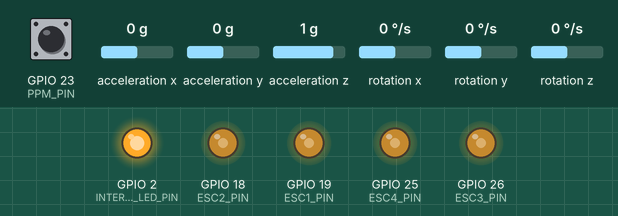
The sketch below on a simulated ESP32. On the bench: output pins drawn as LEDs (lit = HIGH). Wiring (inferred from the names in the program): MPU-6050 motion sensor at I2C address 0x68. The test bench sets the inputs (shaded band); at power-on: GPIO 23 (PPM_PIN) HIGH, acceleration x 0 g, acceleration y 0 g, acceleration z 1 g, rotation x 0 °/s, rotation y 0 °/s, rotation z 0 °/s. EEPROM starts erased; raw I2C reads return 0.

Above: at 0.2 s.
At 18.3 s:
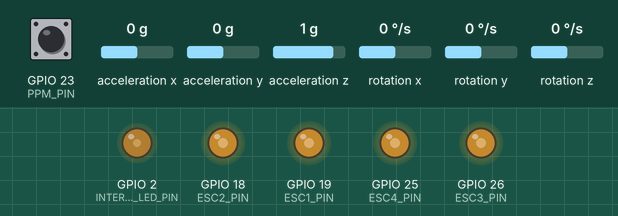
Timing chart, 0 to 19.8 s (numbered marks = the images above):
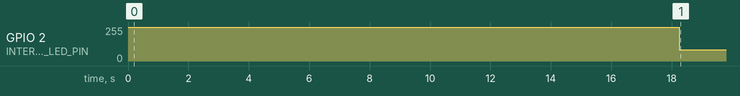

Measured:
- by itself, GPIO 2 (INTERNAL_LED_PIN): 255/255 → 83/255 at 18.2 s

The sketch:

angle_mode_v3.ino
```cpp
#include <Wire.h>
#include <Preferences.h>
#include "driver/mcpwm.h"

#define x 0
#define y 1
#define z 2

#define INTERNAL_LED_PIN 2
#define RC_CH_COUNT 6

// Addresses
#define IMU_ADDR 0x68
#define MAG_ADDR 0x2C

constexpr float loop_cycle = 0.002f;
constexpr uint16_t loop_cycle_us = 2000;
constexpr uint8_t pid_max_op = 400;

#define CH1 0
#define CH2 1
#define CH3 2
#define CH4 3
#define CH5 4
#define CH6 5

#define PPM_PIN 23

volatile uint16_t radio[RC_CH_COUNT] = { 1500, 1500, 1000, 1500, 1000, 1000 };
float radio_filtered[RC_CH_COUNT] = { 1500.0f, 1500.0f, 1000.0f, 1500.0f, 1000.0f, 1000.0f };
volatile uint8_t channel_index;
volatile int64_t ppm_last_rise_time;
portMUX_TYPE mux = portMUX_INITIALIZER_UNLOCKED;

#define ESC1_PIN 19
#define ESC2_PIN 18
#define ESC3_PIN 26
#define ESC4_PIN 25

int esc1, esc2, esc3, esc4;

constexpr float accel_scale = 0.0002441;  // 1 / 4096 -> 7 digits
constexpr float gyro_scale = 0.0152671;   // 1 / 65.5 -> 7 digits

constexpr float p_roll_angle = 1.6f, p_pitch_angle = p_roll_angle, p_yaw_angle = 0.0f;

// P rate is stable at 0.65 - Do not change
// D rate is stable at 0.008
// I rate is stable at 0.08
constexpr float p_roll_rate = 0.65f, i_roll_rate = 0.08f, d_roll_rate = 0.008f;
constexpr float p_pitch_rate = p_roll_rate, i_pitch_rate = i_roll_rate, d_pitch_rate = d_roll_rate;

constexpr float p_yaw_rate = 1.5f, i_yaw_rate = 3.0f, d_yaw_rate = 0.0f;

int16_t rgx, rgy, rgz, rax, ray, raz, rmx, rmy, rmz, rvx, rvy, rvz;
float gx, gy, gz, ax, ay, az, mx, my, mz, vx, vy, vz;

// Tracking rates are necessary
float prev_gx, prev_gy, prev_gz, prev_vx, prev_vy, prev_vz;

float gyro_offsets[3], accel_offsets[3];
float mag_offsets[3], mag_scales[3];

float roll_angle, pitch_angle, yaw_angle;
float roll_angle_uncertainity = 4.0f, pitch_angle_uncertainity = 4.0f, yaw_angle_uncertainity = 4.0f;

float desired_roll_rate, desired_pitch_rate, desired_yaw_rate, desired_throttle;
float desired_roll_angle, desired_pitch_angle, desired_yaw_angle;

float desired_vx, desired_vy, desired_vz;

float adjusted_roll_rate, adjusted_pitch_rate, adjusted_yaw_rate, adjusted_throttle;

float error_roll_rate, error_pitch_rate, error_yaw_rate;
float error_roll_angle, error_pitch_angle, error_yaw_angle;

float prev_error_roll_rate, prev_error_pitch_rate, prev_error_yaw_rate;
float prev_error_roll_angle, prev_error_pitch_angle, prev_error_yaw_angle;

float prev_i_term_roll_rate, prev_i_term_pitch_rate, prev_i_term_yaw_rate;
float prev_i_term_roll_angle, prev_i_term_pitch_angle, prev_i_term_yaw_angle;

constexpr float mag_declination = -0.25f;

int64_t loop_time, mag_read_time, baro_read_time;

Preferences prefs;
// States
enum STATES { UNARMED,
              SAFETY_TRIP,
              ARMED };

STATES state = UNARMED;

enum FLIGHT_MODES { ANGLE_MODE,
                    ACRO_MODE };

FLIGHT_MODES mode = ACRO_MODE;

void IRAM_ATTR radio_ppm_isr() {
  int64_t current_time = esp_timer_get_time();
  uint16_t us = (uint16_t)(current_time - ppm_last_rise_time);
  ppm_last_rise_time = current_time;

  if (us > 3000) channel_index = 0;
  else if (channel_index < RC_CH_COUNT) radio[channel_index++] = us;
}

void read_radio() {
  portENTER_CRITICAL(&mux);
  float pulses[RC_CH_COUNT];
  for (int i = 0; i < RC_CH_COUNT; i++) pulses[i] = radio[i];
  portEXIT_CRITICAL(&mux);

  for (int i = 0; i < RC_CH_COUNT; i++) {
    float pulse = pulses[i];

    if (pulse > 2000.0f) pulse = 2000.0f;
    if (pulse < 1000.0f) pulse = 1000.0f;

    if (i != CH3 && pulse > 1490.0f && pulse < 1510.0f) pulse = 1500.0f;
    radio_filtered[i] = pulse;
  }
}

void initialize_mcpwm() {
  mcpwm_gpio_init(MCPWM_UNIT_0, MCPWM0A, ESC1_PIN);
  mcpwm_gpio_init(MCPWM_UNIT_0, MCPWM0B, ESC2_PIN);
  mcpwm_gpio_init(MCPWM_UNIT_0, MCPWM1A, ESC3_PIN);
  mcpwm_gpio_init(MCPWM_UNIT_0, MCPWM1B, ESC4_PIN);

  mcpwm_config_t pwm_config;
  pwm_config.frequency = (uint16_t)(1 / loop_cycle);
  pwm_config.cmpr_a = 0;
  pwm_config.cmpr_b = 0;
  pwm_config.counter_mode = MCPWM_UP_COUNTER;
  pwm_config.duty_mode = MCPWM_DUTY_MODE_0;

  mcpwm_init(MCPWM_UNIT_0, MCPWM_TIMER_0, &pwm_config);  // Timer 0 handles ESC1 & 2
  mcpwm_init(MCPWM_UNIT_0, MCPWM_TIMER_1, &pwm_config);  // Timer 1 handles ESC3 & 4
}

void kalman_1d(float* state, float* uncertainty, float rate, float angle) {
  *state += rate * loop_cycle;
  *uncertainty += loop_cycle * loop_cycle * 16.0f;  // gyro variance (4 deg/s)^2

  float gain = *uncertainty / (*uncertainty + 9.0f);  // accel variance (3 deg)^2
  *state += gain * (angle - *state);
  *uncertainty *= (1.0f - gain);
}

void read_orientation() {
  kalman_1d(&roll_angle, &roll_angle_uncertainity, gx, atan2f(ay, az) * RAD_TO_DEG);
  kalman_1d(&pitch_angle, &pitch_angle_uncertainity,
            gy,
            atan2f(-ax, sqrtf(ay * ay + az * az)) * RAD_TO_DEG);

  yaw_angle += gz * loop_cycle;

  float r_rad = roll_angle * DEG_TO_RAD;
  float p_rad = pitch_angle * DEG_TO_RAD;

  float cr = cosf(r_rad);
  float cp = cosf(p_rad);

  float sr = sinf(r_rad);
  float sp = sinf(p_rad);

  float mx_horizontal = mx * cp + my * sr * sp + mz * cr * sp;

  float my_horizontal = my * cr - mz * sr;

  float heading = atan2f(my_horizontal, mx_horizontal) * RAD_TO_DEG;

  if (heading > 360.0f) heading -= 360.0f;
  if (heading < 0.0f) heading += 360.0f;

  float error = heading - yaw_angle;

  if (error > 180.0f) error -= 360.0f;
  if (error < -180.0f) error += 360.0f;

  yaw_angle += 0.3 * error;
  yaw_angle += mag_declination;

  if (yaw_angle > 360.0f) yaw_angle -= 360.0f;
  if (yaw_angle < 0.0f) yaw_angle += 360.0f;
}

void toggle_mode() {
  if (roll_angle > 10.0f || roll_angle < -10.0f || pitch_angle > 10.0f || pitch_angle < -10.0f) return;

  else if (radio_filtered[CH6] < 1300) mode = ACRO_MODE;
  else if (radio_filtered[CH6] > 1700) mode = ANGLE_MODE;
}

void update_arm_state() {
  if (radio_filtered[CH5] < 1300) {
    state = UNARMED;
    return;
  }

  switch (state) {
    case UNARMED:
      // Check if sensors are actually healthy before allowing arm
      if ((radio_filtered[CH5] > 1700) && (radio_filtered[CH3] < 1200)) state = ARMED;
      break;

    case ARMED:
      // Safety kill triggers
      // If it immediately jumps to SAFETY_TRIP, one of these is true:
      if (roll_angle > 80.0f || roll_angle < -80.0f || pitch_angle > 80.0f || pitch_angle < -80.0f) state = SAFETY_TRIP;
      break;

    case SAFETY_TRIP:
      // Recovery: Switch must be toggled back to LOW to exit this state
      if (radio_filtered[CH5] < 1300) state = UNARMED;
      break;
  }
}

void translate_flight_mode() {
  switch (mode) {
    case ANGLE_MODE:

      desired_roll_angle =
        30.0f * ((radio_filtered[CH1] - 1500.0f) / 500.0f);  // 30°
      desired_pitch_angle =
        30.0f * ((radio_filtered[CH2] - 1500.0f) / 500.0f);  // 30°
      break;

    case ACRO_MODE:

      desired_roll_rate =
        75.0f * ((radio_filtered[CH1] - 1500.0f) / 500.0f);  // 75°/s
      desired_pitch_rate =
        75.0f * ((radio_filtered[CH2] - 1500.0f) / 500.0f);  // 75°/s
      break;
  }
  desired_yaw_rate =
    100.0f * ((radio_filtered[CH4] - 1500.0f) / 500.0f);  // 100°/s
  desired_throttle =
    radio_filtered[CH3];
}

void setup() {
  // Serial.begin(115200);
  Wire.begin();
  Wire.setClock(400000);

  pinMode(INTERNAL_LED_PIN, OUTPUT);
  pinMode(PPM_PIN, INPUT_PULLUP);

  digitalWrite(INTERNAL_LED_PIN, HIGH);

  initialize_mcpwm();
  delay(100);
  // Arm the ESCs
  for (int i = 0; i < 100; i++) {
    mcpwm_set_duty_in_us(MCPWM_UNIT_0, MCPWM_TIMER_0, MCPWM_OPR_A, 1000);
    mcpwm_set_duty_in_us(MCPWM_UNIT_0, MCPWM_TIMER_0, MCPWM_OPR_B, 1000);
    mcpwm_set_duty_in_us(MCPWM_UNIT_0, MCPWM_TIMER_1, MCPWM_OPR_A, 1000);
    mcpwm_set_duty_in_us(MCPWM_UNIT_0, MCPWM_TIMER_1, MCPWM_OPR_B, 1000);
    delay(20);
  }

  delay(2000);

  initialize_imu();
  initialize_mag();

  attachInterrupt(digitalPinToInterrupt(PPM_PIN), radio_ppm_isr, RISING);
  loop_time = esp_timer_get_time();
  digitalWrite(INTERNAL_LED_PIN, LOW);
}

void loop() {
  // Wait until exactly loop_time have passed since the start of the last loop
  while (esp_timer_get_time() - loop_time < loop_cycle_us)
    ;

  // Reset loop time
  loop_time = esp_timer_get_time();

  imu_signal();  // Read IMU

  read_radio();        // Get latest RC pulses
  update_arm_state();  // Safety and arming logic
  toggle_mode();       // Check flight mode switch

  translate_flight_mode();  // Convert RC to setpoints
  read_orientation();       // Kalman filter / AHRS

  if (state == ARMED) command_corrections();  // Run PID controllers
  else reset_controller();

  // Write to motors
  mcpwm_set_duty_in_us(MCPWM_UNIT_0, MCPWM_TIMER_0, MCPWM_OPR_A, esc1);
  mcpwm_set_duty_in_us(MCPWM_UNIT_0, MCPWM_TIMER_0, MCPWM_OPR_B, esc2);
  mcpwm_set_duty_in_us(MCPWM_UNIT_0, MCPWM_TIMER_1, MCPWM_OPR_A, esc3);
  mcpwm_set_duty_in_us(MCPWM_UNIT_0, MCPWM_TIMER_1, MCPWM_OPR_B, esc4);

  if (esp_timer_get_time() - mag_read_time >= 5 * 1e3) {  // 200Hz
    mag_signal();
    mag_read_time += 5 * 1e3;
  }
  // Visual warning: If execution takes more than 90% of our budget (1800us)
  // we turn on the LED to indicate a CPU bottleneck.
  digitalWrite(INTERNAL_LED_PIN, esp_timer_get_time() - loop_time > loop_cycle_us * 0.9);
}
```

barometer.ino
```cpp

```

gps.ino
```cpp

```

imu.ino
```cpp
void initialize_imu() {
  Wire.beginTransmission(IMU_ADDR);
  Wire.write(0x6B);
  Wire.write(0x00);
  Wire.endTransmission();

  Wire.beginTransmission(IMU_ADDR);
  Wire.write(0x1A);
  Wire.write(0x05);
  Wire.endTransmission();

  Wire.beginTransmission(IMU_ADDR);
  Wire.write(0x1C);
  Wire.write(0x10);
  Wire.endTransmission();

  Wire.beginTransmission(IMU_ADDR);
  Wire.write(0x1B);
  Wire.write(0x08);
  Wire.endTransmission();

  int samples = 2000;

  for (int i = 0; i < 3; i++) {
    gyro_offsets[i] = 0;
    accel_offsets[i] = 0;
  }

  for (int i = 0; i < samples; i++) {
    imu_signal();

    gyro_offsets[x] += (float)rgx * gyro_scale;
    gyro_offsets[y] += (float)rgy * gyro_scale;
    gyro_offsets[z] += (float)rgz * gyro_scale;

    accel_offsets[x] += (float)rax * accel_scale;
    accel_offsets[y] += (float)ray * accel_scale;
    accel_offsets[z] += ((float)raz * accel_scale - 1);

    delay(1);
  }

  for (int i = 0; i < 3; i++) {
    gyro_offsets[i] /= samples;
    accel_offsets[i] /= samples;
  }
}

void imu_signal() {
  Wire.beginTransmission(IMU_ADDR);
  Wire.write(0x3B);
  Wire.endTransmission(false);

  Wire.requestFrom(IMU_ADDR, 14);

  while (Wire.available() < 14)
    ;

  rax = (int16_t)(Wire.read() << 8 | Wire.read());
  ray = (int16_t)(Wire.read() << 8 | Wire.read());
  raz = (int16_t)(Wire.read() << 8 | Wire.read());

  Wire.read();
  Wire.read();

  rgx = (int16_t)(Wire.read() << 8 | Wire.read());
  rgy = (int16_t)(Wire.read() << 8 | Wire.read());
  rgz = (int16_t)(Wire.read() << 8 | Wire.read());

  ax = ((float)rax * accel_scale) - accel_offsets[x];
  ay = ((float)ray * accel_scale) - accel_offsets[y];
  az = ((float)raz * accel_scale) - accel_offsets[z];

  gx = ((float)rgx * gyro_scale) - gyro_offsets[x];
  gy = ((float)rgy * gyro_scale) - gyro_offsets[y];
  gz = ((float)rgz * gyro_scale) - gyro_offsets[z];
}
```

magnetometer.ino
```cpp
void initialize_mag() {
  // Wake up MPU6050
  Wire.beginTransmission(IMU_ADDR);
  Wire.write(0x6B);  // PWR_MGMT_1
  Wire.write(0x00);  // Wake up
  Wire.endTransmission();

  // Disable MPU I2C master
  Wire.beginTransmission(IMU_ADDR);
  Wire.write(0x6A);  // USER_CTRL
  Wire.write(0x00);  // I2C master OFF
  Wire.endTransmission();

  // Enable I2C bypass
  Wire.beginTransmission(IMU_ADDR);
  Wire.write(0x37);  // INT_PIN_CFG
  Wire.write(0x02);  // BYPASS_EN
  Wire.endTransmission();

  // QMC6310 SIGN register (datasheet required)
  Wire.beginTransmission(MAG_ADDR);
  Wire.write(0x29);
  Wire.write(0x06);
  Wire.endTransmission();

  // CTRL2: RNG=8G, Set/Reset ON
  Wire.beginTransmission(MAG_ADDR);
  Wire.write(0x0B);
  Wire.write(0x08);
  Wire.endTransmission();

  // CTRL1: Continuous mode, 200Hz
  Wire.beginTransmission(MAG_ADDR);
  Wire.write(0x0A);
  Wire.write(0xCF);
  Wire.endTransmission();
  delay(50);  // allow mag to start conversions

  prefs.begin("calibration", true);
  if (prefs.getBool("valid", false)) {
    prefs.getBytes("mag_offsets", mag_offsets, sizeof(mag_offsets));
    prefs.getBytes("mag_scales", mag_scales, sizeof(mag_scales));
  }
  prefs.end();
}


void mag_signal() {
  Wire.beginTransmission(MAG_ADDR);
  Wire.write(0x01);
  Wire.endTransmission(false);
  Wire.requestFrom(MAG_ADDR, 6);

  while (Wire.available() < 6)
    ;

  rmx = (int16_t)(Wire.read() | (Wire.read() << 8));
  rmy = (int16_t)(Wire.read() | (Wire.read() << 8));
  rmz = (int16_t)(Wire.read() | (Wire.read() << 8));

  mx = ((float)rmx - mag_offsets[x]) * mag_scales[x];
  my = ((float)rmy - mag_offsets[y]) * mag_scales[y];
  mz = ((float)rmz - mag_offsets[z]) * mag_scales[z];
}
```

Source omitted: pid.ino (6053 bytes)
